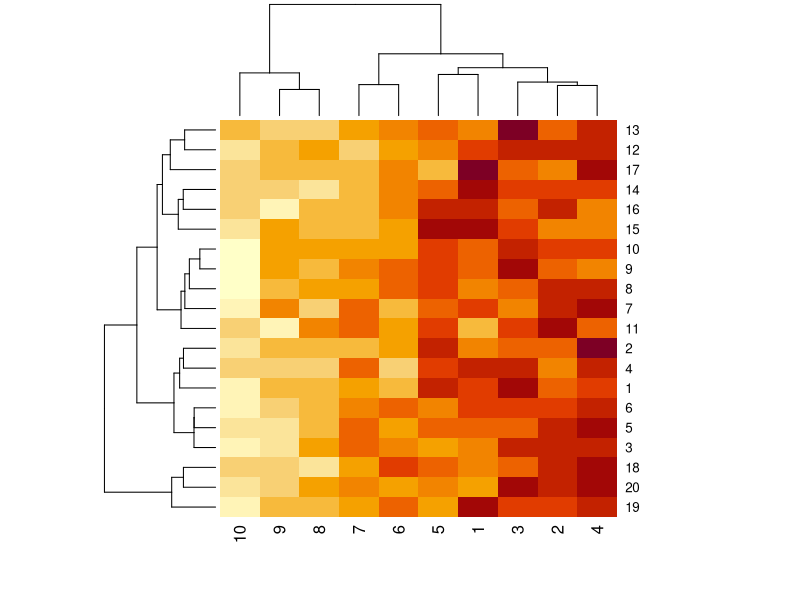

Write the R code that produced this figure.
lambda=1/12
nsim=10
T=10^5
G = function(){
  return(floor(ceiling(runif(1,min = 0, max = 5))))
}
simulate=function(S,s,T,lambda){
  t=0
  L=3
  h=1
  r=3000
  x=0
  y=0
  C=0
  H=0
  R=0
  t1=Inf
  t0=0
  while(TRUE){
    if(t0<t1){
      H=H+(t0-t)*x*h
      t=t0
      D=G()
      w=min(D,x)
      R=R+w*r
      x=x-w
      t0=t0+rexp(1,rate = lambda)
    }else{
      H=H+(t1-t)*x*h
      t=t1
      C=C+2000*y+20000
      x=x+y
      y=0
      t1=Inf
    }
    if(x<=s & y==0){
      y=S-x
      t1=t+L
    }
    if(t+min(t0,t1)>T){
      break
    }
  }
  return((R-C-H)/T)
}
list_S=130+1:20
list_s=1:10
sims=matrix(rep(0,length(list_s)*length(list_S)),nrow = length(list_S),ncol = length(list_s))
for (i in 1:length(list_S)){
  for (j in 1:length(list_s)){
    sims[i,j]=mean(replicate(simulate(list_S[i],list_s[j],T,lambda),n=nsim))
  }
  print((100*i)/(length(list_S)))
}
heatmap(sims)
